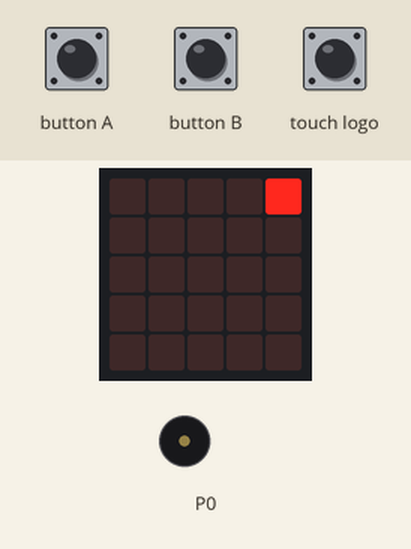
The program below on a simulated BBC micro:bit running MicroPython. On the bench: the board's 5×5 LED display, buzzer (waves = sounding). The inputs (shaded band) are chosen by the test bench. Random numbers come from a fixed seed.

Above: at 4.6 s.
4.7 s: button A pressed for 0.15 s
At 7.0 s:
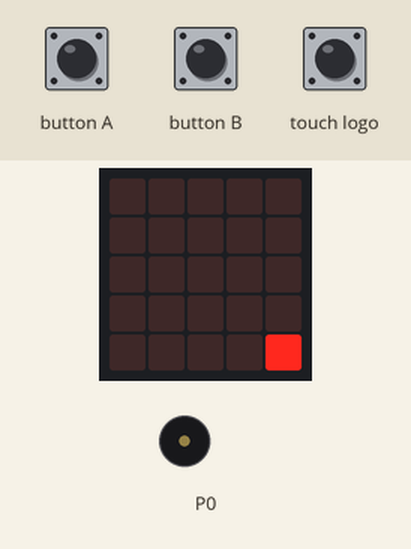
7.5 s: button B pressed for 0.15 s
At 7.8 s:
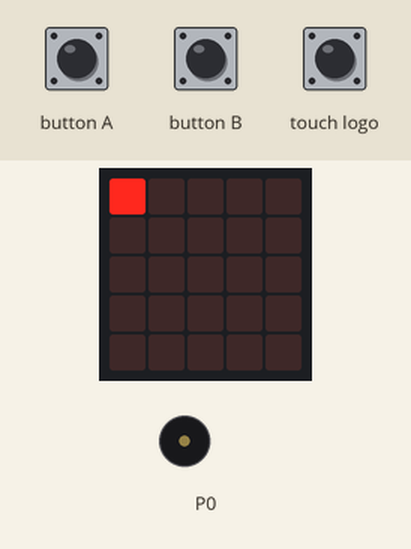
9.1 s: button B pressed for 1 s
At 10.5 s:
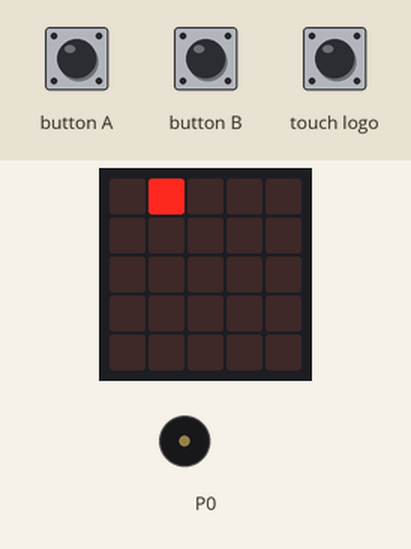
11.6 s: button B pressed for 0.15 s
At 12.4 s:
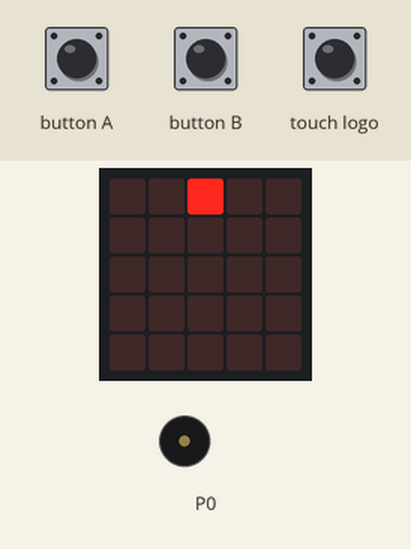
13.2 s: button B pressed for 3.2 s
At 13.6 s:
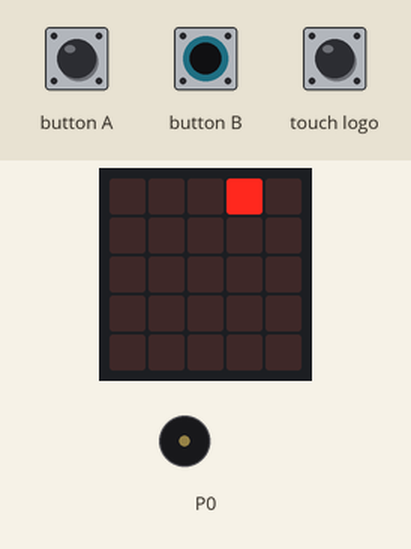
17.9 s: button A pressed for 1 s
At 18.4 s:
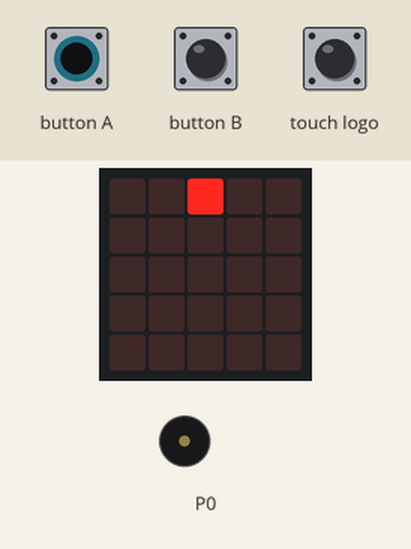
Timing chart, 0 to 20.9 s (numbered marks = the images above; inputs shaded):
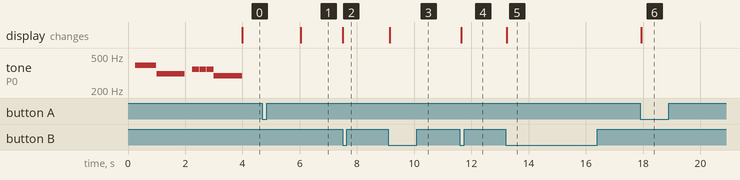

Measured:
- after the input at 7.5 s, the display: changes at once (image 2)
- after the input at 9.1 s, the display: changes at once (image 3)
- after the input at 11.6 s, the display: changes at once (image 4)
- after the input at 13.2 s, the display: changes at once (image 5)
- after the input at 17.9 s, the display: changes at once (image 6)
- by itself, tone on P0: plays 392 Hz for 0.24 s, 392 Hz for 0.24 s, 392 Hz for 0.24 s, 311 Hz for 0.99 s, 349 Hz for 0.24 s, 349 Hz for 0.24 s … (8 notes in this stretch)

The program:

memory.py
```python
from microbit import *
import random
import music

led = 0

def led_on(led):
   x = led % 5
   y = led // 5
   display.set_pixel(x, y, 9)

def led_off(led):
   x = led % 5
   y = led // 5
   display.set_pixel(x, y, 0)

answer = None
newgame = True

while True:
   if newgame:
       music.play(music.DADADADUM)
       answer = random.randint(0, 24)
       led_on(answer)
       sleep(2000)
       led_off(answer)
       led_on(led)
       newgame = False

   if pin_logo.is_touched():
       if led == answer:
           music.play(music.BA_DING)
           led_off(led)
           led = 0
           newgame = True
           sleep(1000)

   if button_a.was_pressed():
       led_off(led)
       led = led - 1
       if led < 0:
          led = led + 25
       led_on(led)
   if button_b.was_pressed():
       led_off(led)
       led = led + 1
       if led > 24:
          led = led - 25
       led_on(led)
   
```
